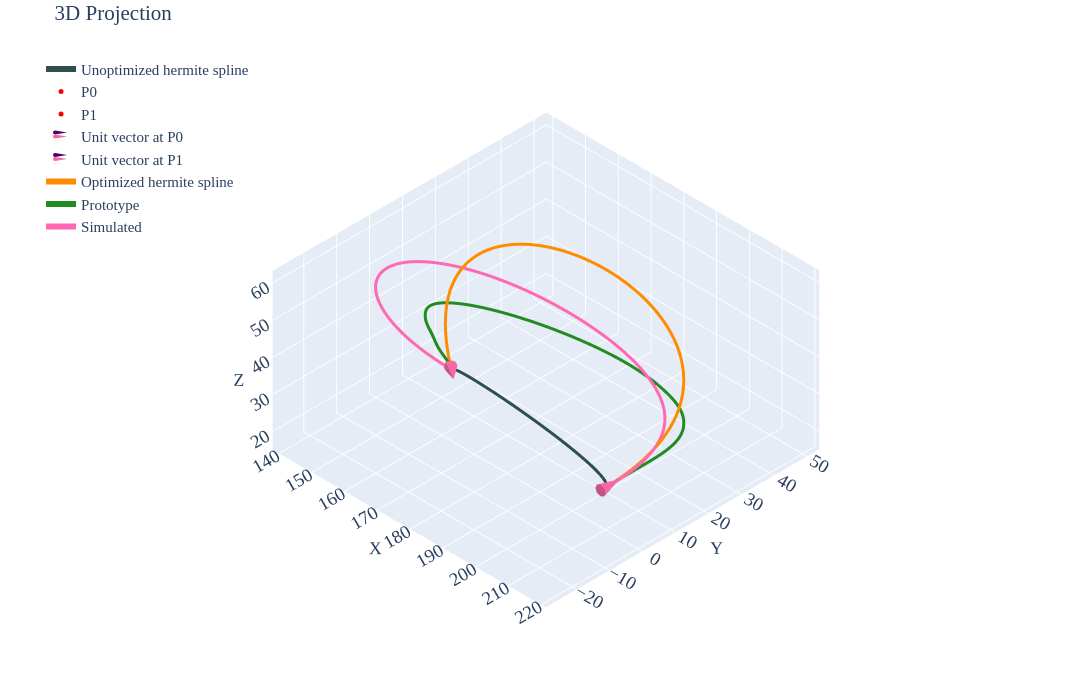

Notebook cell for this chart:
### Code cell
df=pd.read_csv('../data/2810/p4-case2.csv')
prt=df.iloc[10:,2:].reset_index(drop=True)
p0=df.iloc[5,2:].values.astype(float)   
p1=df.iloc[6,2:].values.astype(float)   
u0=df.iloc[8,2:].values.astype(float)   
u1=df.iloc[9,2:].values.astype(float)   
m0=df.iloc[2,1]                         
m1=df.iloc[3,1]                         
u0_init=u0*m0
u1_init=u1*m1
spl=utils.hermite(p0,p1,u0_init,u1_init,num_points=51)
spl_tgt=pd.read_csv('../data/2810/rev-opt/p4-case2-opt.csv').values
siml=pd.DataFrame(final_rod_position.T,columns=['X','Y','Z'])
siml.to_csv('data/p4-case2.csv',index=False)
utils.plotter(spl,p0,p1,u0_init,u1_init,tgt=spl_tgt,prt=prt.values,siml=siml.values,cne=6,intr='d',tgt_label='Optimized hermite spline')
